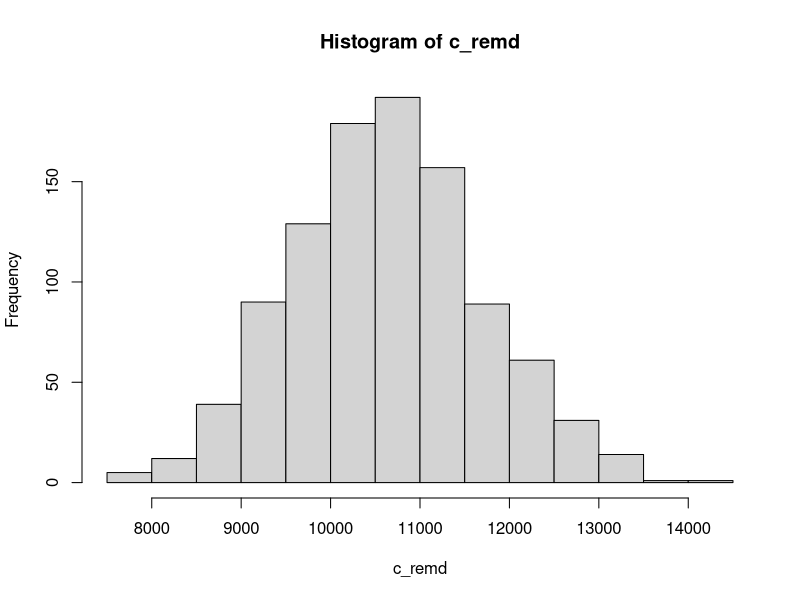
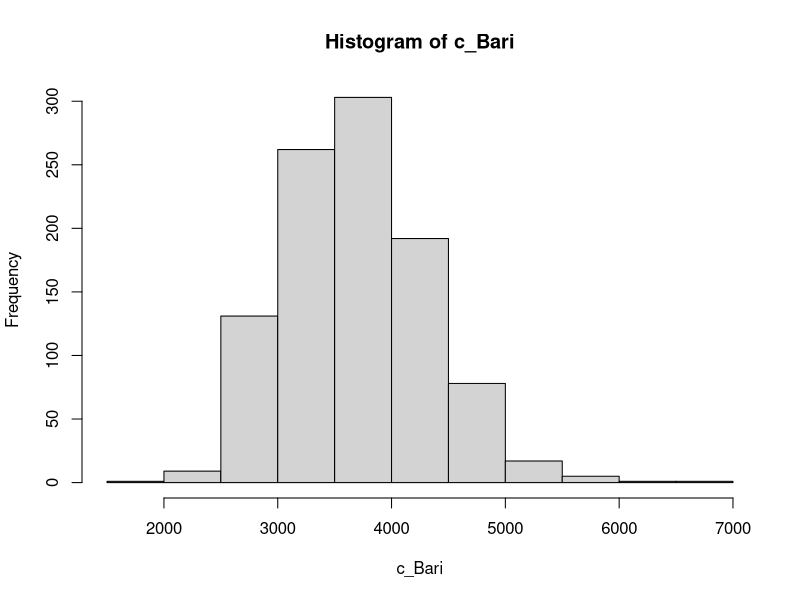
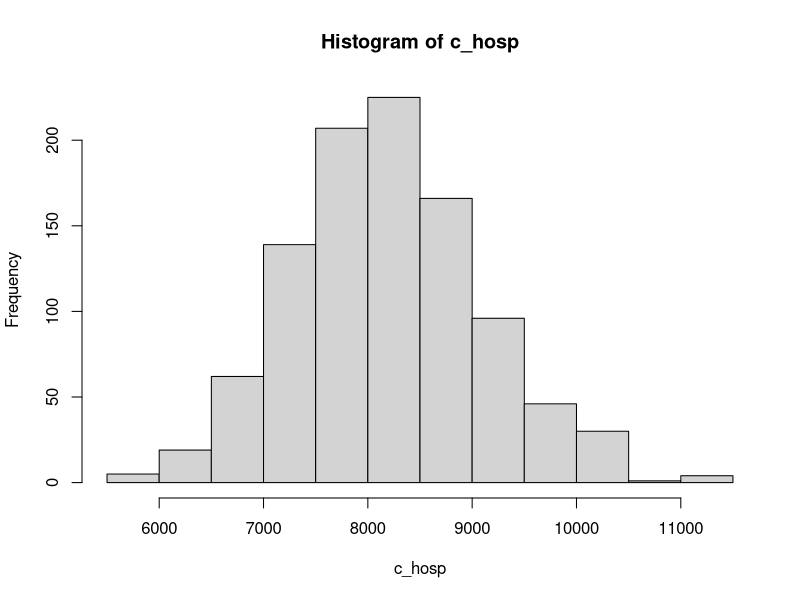

These charts were generated, in order, by the following R code:
set.seed(02021989)
x <- exp(rnorm(1000, log(0.73), sd = (log(1.03)-log(0.52))/(2*1.96)))
mean(x)
quantile(x, probs = c(0.025, 0.975))

# Todos los parametros deben de tener sus distribuciones
# Para sacar los costos, se suma y se restan 20% 
# Utilidades Años de vida, utilidades, hospitalizados.

y <- rlnorm(1000, log(0.73), sd = (log(1.03)-log(0.52))/(2*1.96))
y <- rlnorm(1000, meanlog = log(0.73), sd = (log(1.03)-log(0.52))/(2*1.96))
mean(y)

1.03 - 0.73
0.73 - 0.3

c_remd <- rgamma(1000, shape = 106.743, scale = 100)  
hist(c_remd)
View(c_remd)

c_Bari <- rgamma(1000, shape = 36.72, scale = 100)
hist(c_Bari)
View(c_Bari)

c_hosp     <- rgamma(1000, shape = 81.4163, scale = 100)
hist(c_hosp)
View(c_hosp)

